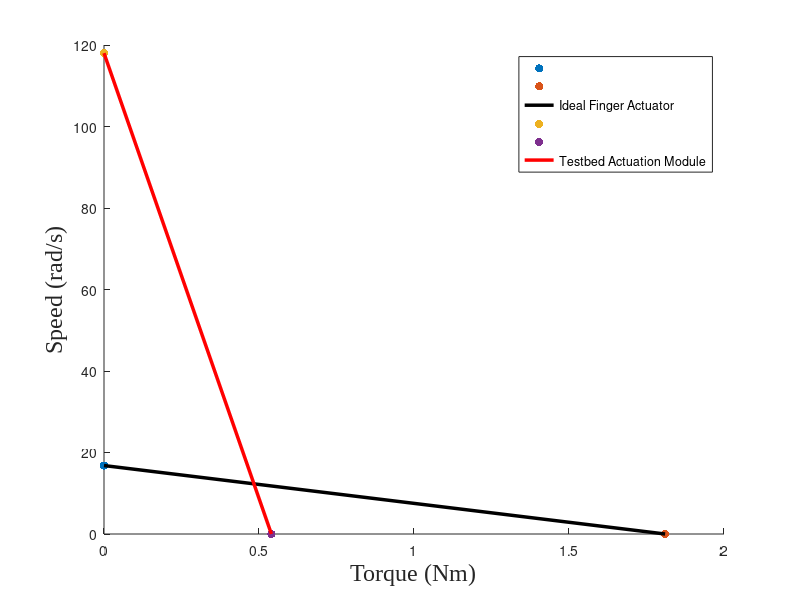

Recreate this plot in MATLAB. (Note: this script raises an error after producing the figure.)


%% Without coupling 
close, clear, clc

% Finger actuator  desired
scatter(0, 16.8, 'ko', 'filled'), hold on
scatter(1.81, 0, 'ko', 'filled')
plot([0, 1.81], [16.8, 0], 'k-', 'LineWidth', 2.5)

% Current actuaor
scatter(0, 118, 'ro', 'filled'), hold on
scatter(0.540, 0, 'ro', 'filled')
plot([0, 0.540], [118, 0], 'r-', 'LineWidth', 2.5)

% Plot properties
legend("", "","Ideal Finger Actuator", "","", "Testbed Actuation Module")

xlabel('Torque (Nm)', 'FontSize', 17, 'FontName', 'Times New Roman')
ylabel('Speed (rad/s)', 'FontSize', 17, 'FontName', 'Times New Roman')
ax = gca;
ax.FontSize = 21; 
grid on

%% With Coupling - continuous torque

close, clear, clc

% Finger actuator  desired
scatter(0, 10.5, 'ko', 'filled', 'SizeData', 100), hold on
scatter(2.88, 0, 'ko', 'filled', 'SizeData', 100)
plot([0, 2.88], [10.5, 0], 'k-', 'LineWidth', 5)

% Current actuator
% scatter(0, 118, 'ro', 'filled'), hold on
% scatter(0.540, 0, 'ro', 'filled')
% plot([0, 0.540], [118, 0], 'r-', 'LineWidth', 2.5)

% Maxon Combo 1 - EC 60 flat 150 W
scatter(0, 37.5, 'o', 'filled', "MarkerFaceColor", 	"#0072BD", ...
    "MarkerEdgeColor", 	"#0072BD", 'SizeData', 100), hold on

scatter(3.6, 0, 'o', 'filled', "MarkerFaceColor", 	"#0072BD", ...
    "MarkerEdgeColor", 	"#0072BD", 'SizeData', 100)

plot([0, 3.6], [37.5, 0], '--', 'LineWidth', 5, "Color", "#0072BD")

%% Maxon Combo 2 - EC 60 flat 100 W
scatter(0, 37.52, 'o', 'filled', "MarkerEdgeColor", "#A2142F", ...
    "MarkerFaceColor", "#A2142F", 'SizeData', 100), hold on

scatter(3.0, 0, 'o', 'filled', "MarkerEdgeColor", "#A2142F", ...
    "MarkerFaceColor", "#A2142F", 'SizeData', 100)
plot([0, 3.0], [37.52, 0], '--', 'LineWidth', 5, "Color", "#A2142F")

% Maxon Combo 3 - EC 45 flat 60 W
scatter(0, 15.22, 'o', 'filled', "MarkerEdgeColor", "#77AC30", ...
    "MarkerFaceColor",	"#77AC30", 'SizeData', 100), hold on

scatter(3.225, 0, 'o', 'filled', "MarkerEdgeColor", "#77AC30", ...
    "MarkerFaceColor",	"#77AC30", 'SizeData', 100)

plot([0, 3.225], [15.22, 0], '--', 'LineWidth', 5, "Color", "#77AC30")


% Plot properties
legend("", "","Ideal Finger Actuator", "","", "150 W - N = 12:1", ...
    "", "", "100 W - N = 12:1", "", "", "60 W - N = 43:1")

xlabel('Torque (Nm)', 'FontSize', 17, 'FontName', 'Times New Roman')
ylabel('Speed (rad/s)', 'FontSize', 17, 'FontName', 'Times New Roman')
ax = gca;
ax.FontSize = 21; 
grid on
